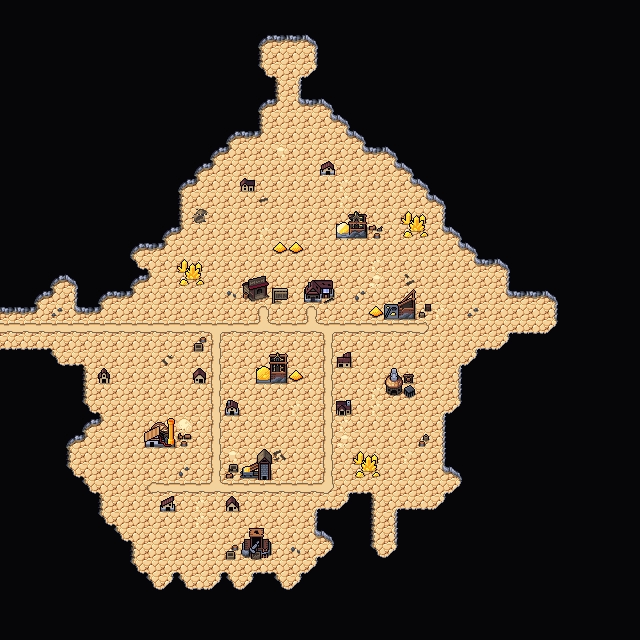

This is a level from a 2D game, rendered from its Tiled map with the project's own tilesets. A one-line summary and the map file follow, with tile-layer data summarised:
An orthogonal 40x40 tile map with 16x16 px tiles, 4 tile layers (Collision, Background, Walls, Clutter), 2 tilesets and 20 objects.

<map version="1.5" tiledversion="1.7.2" orientation="orthogonal" renderorder="right-down" width="40" height="40" tilewidth="16" tileheight="16" infinite="0" nextlayerid="7" nextobjectid="79">
 <editorsettings>
  <export target="wastetown..tmx" format="tmx" />
 </editorsettings>
 <tileset firstgid="1" source="../tileset/main.tsx" />
 <tileset firstgid="3477" source="../tileset/buildings.tsx" />
 <layer id="6" name="Collision" width="40" height="40">
  <data>[1600 cells, 50 non-empty, 1 distinct tile ids]</data>
 </layer>
 <layer id="1" name="Background" width="40" height="40">
  <data>[1600 cells, 1600 non-empty, 1 distinct tile ids]</data>
 </layer>
 <layer id="2" name="Walls" width="40" height="40">
  <data>[1600 cells, 1127 non-empty, 18 distinct tile ids]</data>
 </layer>
 <layer id="3" name="Clutter" width="40" height="40">
  <properties>
   <property name="spriteLayer" type="bool" value="true" />
  </properties>
  <data>[1600 cells, 156 non-empty, 77 distinct tile ids]</data>
 </layer>
 <objectgroup id="4" name="Objects">
  <object id="59" template="../obj/door_right.tx" x="1" y="336.333">
   <properties>
    <property name="teleport" value="maps/map/cave_23B9.tmx" />
    <property name="teleportObjectId" value="60" />
   </properties>
  </object>
  <object id="60" template="../obj/inn.tx" x="240.667" y="304.667" />
  <object id="61" template="../obj/shop.tx" x="304.333" y="305" />
  <object id="62" template="../obj/treasure.tx" x="377" y="551.5" />
  <object id="63" template="../obj/gold.tx" x="377.273" y="533.682" />
  <object id="64" template="../obj/treasure.tx" x="532.75" y="331.75" />
  <object id="65" template="../obj/gold.tx" x="533.25" y="312.5" />
  <object id="66" template="../obj/treasure.tx" x="271" y="58.75" />
  <object id="67" template="../obj/gold.tx" x="291" y="57.6667" />
  <object id="68" template="../obj/gold.tx" x="153" y="587" />
  <object id="69" template="../obj/enemy.tx" x="80" y="350">
   <properties>
    <property name="enemy" value="Golem" />
   </properties>
  </object>
  <object id="70" template="../obj/enemy.tx" x="279.5" y="97.5">
   <properties>
    <property name="enemy" value="Dwarf" />
   </properties>
  </object>
  <object id="71" template="../obj/enemy.tx" x="512" y="323">
   <properties>
    <property name="enemy" value="Dwarf" />
   </properties>
  </object>
  <object id="72" template="../obj/enemy.tx" x="377" y="514.5">
   <properties>
    <property name="enemy" value="Dwarf" />
   </properties>
  </object>
  <object id="73" template="../obj/enemy.tx" x="192" y="316.5">
   <properties>
    <property name="enemy" value="Dwarf" />
   </properties>
  </object>
  <object id="74" template="../obj/enemy.tx" x="370" y="352.5">
   <properties>
    <property name="enemy" value="Dwarf" />
   </properties>
  </object>
  <object id="75" template="../obj/enemy.tx" x="355" y="197.5">
   <properties>
    <property name="enemy" value="Dwarf" />
   </properties>
  </object>
  <object id="76" template="../obj/enemy.tx" x="273" y="225.5">
   <properties>
    <property name="enemy" value="Dwarf" />
   </properties>
  </object>
  <object id="77" template="../obj/enemy.tx" x="303" y="480">
   <properties>
    <property name="enemy" value="Dwarf" />
   </properties>
  </object>
  <object id="78" template="../obj/enemy.tx" x="194" y="446.5">
   <properties>
    <property name="enemy" value="Dwarf" />
   </properties>
  </object>
 </objectgroup>
</map>
